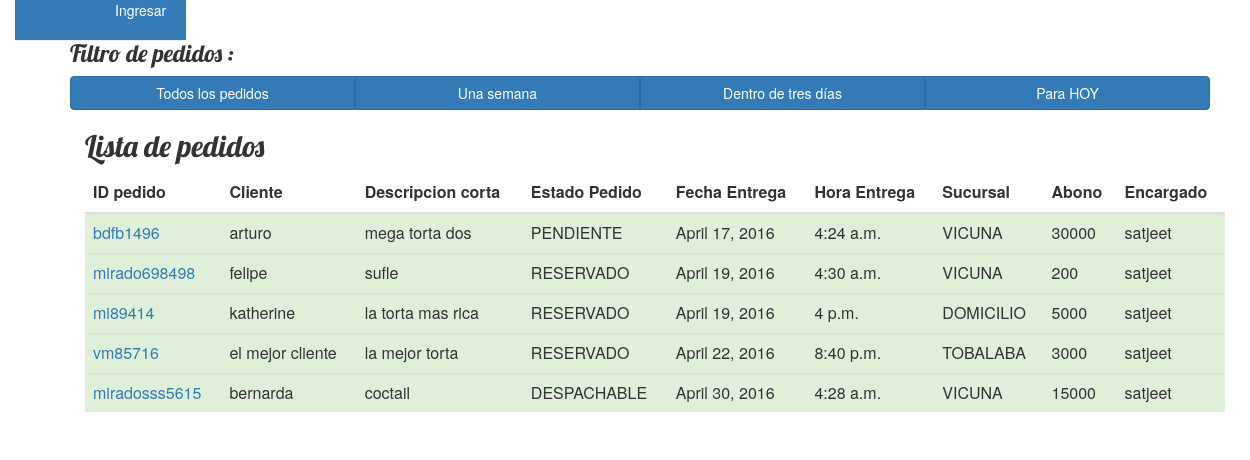
The page / on the database its author committed.
### pedidos/models.py (models this page shows, shortened)
class Pedido(models.Model):
    opciones_estados_pedidos=(
        ('PAGADO','Pagado'),('PENDIENTE','Pago Pendiente'),
        ('RESERVADO','Reservado'),('DESPACHABLE','Listo para despachar'),('ENTREGABLE','Listo para entregar')
    )
    opciones_sucursales=(
        ('VICUNA','Vicuna Mackenna'),('MIRADOR','Mirador Azul'),('TOBALABA','Tobalaba'),('DOMICILIO','Domicilio')
    )
    opciones_metodos_pago=(
        ('TRANSFERENCIA','Transferencia electronica'),('EFECTIVO','Efectivo'),
        ('CHEQUE','Cheque'),('CREDITO','Tarjeta de Credito'),('OTRO','Otro metodo')
    )
    identificador_pedido=models.CharField(max_length=50,blank=True)
    numero_guiavm=models.CharField(max_length=50,blank=True)
    numero_guia = models.CharField(max_length=50)
    nombre_cliente = models.CharField(max_length=100)
    descripcion_corta_pedido= models.CharField(max_length=100,blank=True)
    descripcion_larga_pedido = models.TextField()
    vendedor= models.ForeignKey('auth.User')
    deseo_borrar=models.BooleanField(default=False)
    estado_pedido= models.CharField(max_length=50,choices=opciones_estados_pedidos,default='PENDIENTE')
    fecha_entrega_pedido=models.DateField()
    hora_entrega_pedido=models.TimeField()
    direccion_entrega_pedido=models.CharField(max_length=150,blank=True)
    sucursal_entrega_pedido=models.CharField(max_length=50,choices=opciones_sucursales,default='VICUNA')
    abono_pedido=models.CharField(max_length=12)
    precio_total_pedido=models.CharField(max_length=12)
    metodo_pago_pedido=models.CharField(max_length=50,choices=opciones_metodos_pago,default='TRANSFERENCIA')
    celular_cliente=models.CharField(max_length=12,blank=True)
    telefono_cliente=models.CharField(max_length=12,blank=True)
    correo_cliente=models.EmailField(blank=True)
    fecha_creacion_pedido=models.DateTimeField(auto_now_add=True,auto_now=False)

### pedidos/views.py (the view)
# urls.py: url(r'^$', views.index, name='index'),
def index(request):
    pedidos=Pedido.objects.order_by('fecha_entrega_pedido')
    return render(request, 'pedidos/index.html',{'pedidos': pedidos})

### pedidos/templates/pedidos/index.html (shortened to what this page needs)
{% extends 'pedidos/base.html' %}

### pedidos/templates/pedidos/base.html (shortened to what this page needs)
{% load staticfiles %}
<html>
    <head>
        <link rel="stylesheet" href="http://maxcdn.bootstrapcdn.com/bootstrap/3.3.6/css/bootstrap.min.css">
        <link rel="stylesheet" href="{% static 'css/blog.css' %}">
    </head>
    <body>
        <div id="header">
             <spam class="page-header">
            </spam>
            <span class="page-header">
                {% if request.user.is_authenticated %}
                    Bienvenido {{request.user.first_name}}
                    <a href="{% url 'logout' %}" class="menu">Desconectarse</a>
                {% else %}
                    <a href="{% url 'login' %}" class="menu">Ingresar</a>
                {% endif %}
            </span>
        </div>
        <div class="content container">
             <h3>Filtro de pedidos :</h3>
            <div class="btn-group btn-group-justified">
             <a href="{% url 'index' %}" class="btn btn-primary">Todos los pedidos</a>
             <a href="{% url 'pedidos_semana' %}" class="btn btn-primary">Una semana</a>
            <a href="{% url 'pedidos_tresdias' %}" class="btn btn-primary">Dentro de tres días</a>
             <a href="{% url 'pedidos_hoy' %}" class="btn btn-primary">Para HOY</a>
            </div>
            <div class="row">
                <div class="col-md-8">
                    <div class="container">
                      <h2>Lista de pedidos</h2>
                      <table class="table">
                        <thead>
                          <tr>
                            <th>ID pedido</th>
                            <th>Cliente</th>
                            <th>Descripcion corta</th>
                            <th>Estado Pedido</th>
                            <th>Fecha Entrega</th>
                            <th>Hora Entrega</th>
                            <th>Sucursal</th>
                            <th>Abono</th>
                            <th>Encargado</th>
                          </tr>
                        </thead>
                        <tbody>
                        {% for pedido in pedidos %}
                            <tr class="success">
                                <td><a href="{% url 'pedido_detalle' pk=pedido.pk %}">{{ pedido.numero_guia }}</a></td>
                                <td>{{ pedido.nombre_cliente }}</td>
                                <td>{{ pedido.descripcion_corta_pedido }}</td>
                                <td>{{ pedido.estado_pedido }}</td>
                                <td>{{ pedido.fecha_entrega_pedido }}</td>
                                <td>{{ pedido.hora_entrega_pedido }}</td>
                                <td>{{ pedido.sucursal_entrega_pedido }}</td>
                                <td>{{ pedido.abono_pedido }}</td>
                                <td>{{ pedido.vendedor }}</td>
                            </tr>
                        {% endfor %}
                        </tbody>
                      </table>
                    </div>
                </div>
            </div>
        </div>
    </body>
</html>

### pedidos/static/css/blog.css (style rules this page uses)
body { padding-left: 15px; }
.page-header { background-color: #347bb7; margin-top: 0; padding: 20px 20px 20px 40px; }
.menu, .menu a:active, .menu a:visited, .menu a:link,.menu:hover { color: #ffffff; }
.content { margin-left: 40px; }
h1, h2, h3, h4 { font-family: 'Lobster', cursive; }

### rows shown on the page
Pedido: numero_guia "bdfb1496", nombre_cliente "arturo", descripcion_corta_pedido "mega torta dos", estado_pedido "PENDIENTE", fecha_entrega_pedido "April 17, 2016", hora_entrega_pedido "4:24 a.m.", sucursal_entrega_pedido "VICUNA", abono_pedido "30000", vendedor "satjeet"
Pedido: numero_guia "mirado698498", nombre_cliente "felipe", descripcion_corta_pedido "sufle", estado_pedido "RESERVADO", fecha_entrega_pedido "April 19, 2016", hora_entrega_pedido "4:30 a.m.", sucursal_entrega_pedido "VICUNA", abono_pedido "200", vendedor "satjeet"
Pedido: numero_guia "mi89414", nombre_cliente "katherine", descripcion_corta_pedido "la torta mas rica", estado_pedido "RESERVADO", fecha_entrega_pedido "April 19, 2016", hora_entrega_pedido "4 p.m.", sucursal_entrega_pedido "DOMICILIO", abono_pedido "5000", vendedor "satjeet"
Pedido: numero_guia "vm85716", nombre_cliente "el mejor cliente", descripcion_corta_pedido "la mejor torta", estado_pedido "RESERVADO", fecha_entrega_pedido "April 22, 2016", hora_entrega_pedido "8:40 p.m.", sucursal_entrega_pedido "TOBALABA", abono_pedido "3000", vendedor "satjeet"
Pedido: numero_guia "miradosss5615", nombre_cliente "bernarda", descripcion_corta_pedido "coctail", estado_pedido "DESPACHABLE", fecha_entrega_pedido "April 30, 2016", hora_entrega_pedido "4:28 a.m.", sucursal_entrega_pedido "VICUNA", abono_pedido "15000", vendedor "satjeet"
